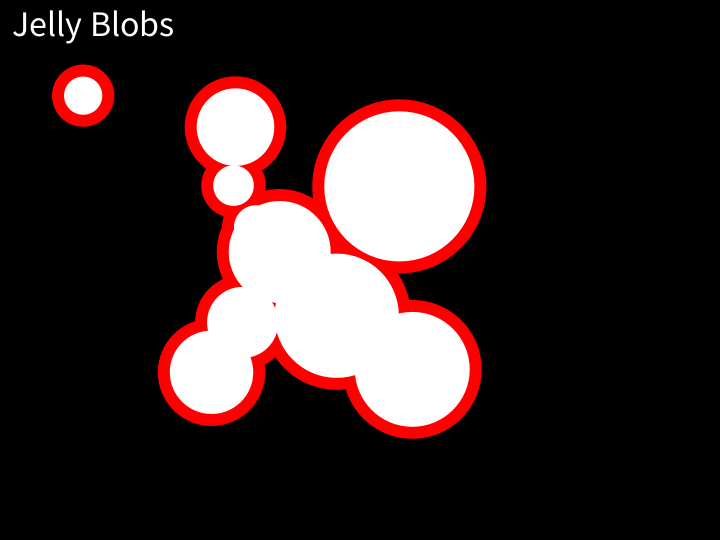
Frame 1 (no input)
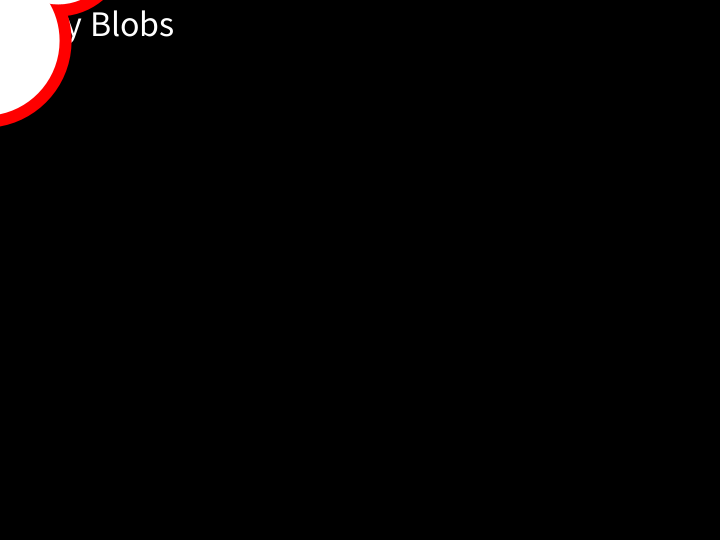
Frame 60 (the mouse pressed at the canvas centre just before this capture)
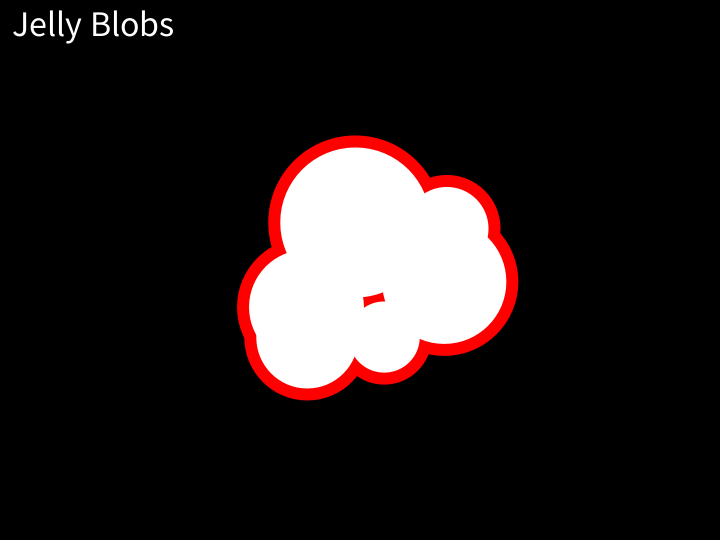
Frame 120 (the mouse held since frame 60 and released just before this capture)

The Processing sketch that drew these frames (run headless with seeded random() and noise(); from frame 60 on, the mouse is pressed at the canvas centre):

// Processing sketch: jelly-blobs
// ── jelly-blobs.pde
int num = 10;
Blob[] blobs = new Blob[num];

void setup() {
    size(720, 540);
    frameRate(60);
    colorMode(HSB, 360, 100, 100, 100);
    background(0);
    noStroke();
    smooth();
    for (int i = 0; i < num; i++) {
        blobs[i] = new Blob();
    }
}

void draw() {
    fill(0);
    rect(0, 0, width, height);
    fill(0, 0, 100);
    textSize(36);
    text("Jelly Blobs", 12, 36);

    fill(0, 100, 100);
    for(int i = 0; i < num; i++) {
        blobs[i].move();
        blobs[i].stroke();
    }
    fill(0, 0, 100);
    for(int i = 0; i < num; i++) {
        blobs[i].fill();
    }
}

class Blob {
    float x = width / 4 + random(width / 2);
    float y = height / 4 + random(height / 2);
    float vx = 0.0;
    float vy = 0.0;
    float mass = random(10);
    float easingX = 0.1 / this.mass + random(0.1);
    float easingY = 0.1 / this.mass + random(0.1);
    float friction = 0.05;
    float strokeDiameter = this.mass * 12 + 60;
    float fillDiameter = this.strokeDiameter - 24;
    
    void stroke() {
        ellipse(this.x, this.y, this.strokeDiameter, this.strokeDiameter);
    }

    void fill() {
        ellipse(this.x, this.y, this.fillDiameter, this.fillDiameter);
    }

    void move() {
        this.vx += (mouseX - this.x) * this.easingX;
        this.vx *= (1 - this.friction);
        this.vy += (mouseY - this.y) * this.easingY;
        this.vy *= (1 - this.friction);
        this.x += this.vx;
        this.y += this.vy;
    }
}
